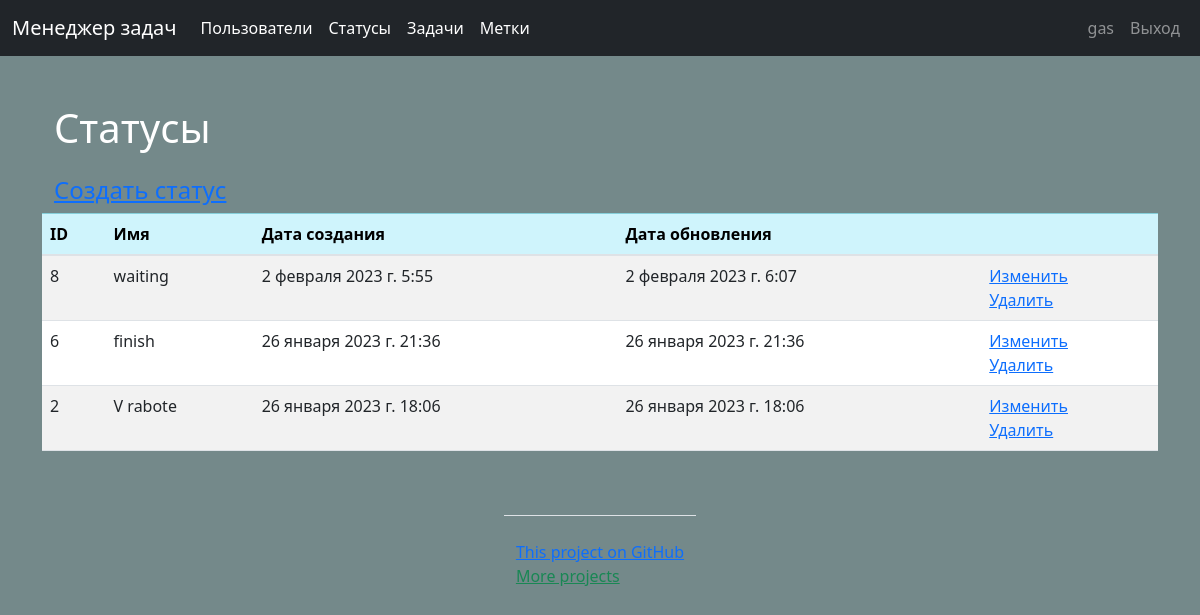
Page /statuses/ (signed in) on the committed database.
### users/models.py (models this page shows, shortened)
class Users(AbstractUser):
    class Meta:
        ordering = ['-date_joined']

### statuses/models.py (models this page shows, shortened)
class Status(models.Model):
    name = models.CharField(max_length=250, verbose_name=_('name'))
    created_at = models.DateTimeField(auto_now_add=True, null=True)
    update_at = models.DateTimeField(auto_now=True, null=True)
    class Meta:
        verbose_name = _("=Status=")
        verbose_name_plural = _("=Statuses=")
        ordering = ['-created_at']

### statuses/views.py (the view)
# urls.py: urlpatterns = [path('', StatusView.as_view(), name='statuses'),
class StatusView(StatusMixin, ListView):
    template_name = 'statuses/statuses.html'
    context_object_name = 'statuses'
    extra_context = {
        'title': _('Statuses'), 'btn_create': _('Create status'),
        'btn_update': _('Update'), 'btn_delete': _('Delete'),
        'id': _('ID'), 'name': _('Name'), 'create': _('Create date'),
        'update': _('Update date')
    }

### task_manager/mixins.py (called while the page is built)
    def dispatch(self, request, *args, **kwargs):
        if not request.user.is_authenticated:
            messages.error(self.request, _('You are not authorized! Please sign in.'))
            return redirect('user_login')
        return super().dispatch(request, *args, **kwargs)

### task_manager/templates/statuses/statuses.html (shortened to what this page needs)
{% extends 'base.html' %}
{% load bootstrap4 %}
{% load i18n %}
{% block content %}
<div class="container wrapper flex-grow-1">
    <h1 class="my-4">{{ title }}</h1>
    <h4><a href="{% url 'create_status' %}">{{ btn_create }}</a></h4>
</div>
<table class="table table-striped">
    <thead>
    <tr class="table-info">
        <th scope="col">{{id}}</th>
        <th scope="col">{{name}}</th>
        <th scope="col">{{create}}</th>
        <th scope="col">{{update}}</th>
        <th scope="col"></th>
    </tr>
    </thead>
    {% for s in statuses %}
    <tr>
        <td>{{s.id}}</td>
        <td>{{s.name}}</td>
        <td>{{s.created_at}}</td>
        <td>{{s.update_at}}</td>
        <td>
              <a  href="{% url 'update_status' s.pk %}">{{ btn_update }}</a>
            <br>
              <a  href="{% url 'delete_status' s.pk %}">{{btn_delete}}</a>
        </td>
    </tr>
    {% empty %}
    <li>Sorry, no data in this list.</li>
    {% endfor %}
</table>
{% endblock %}

### task_manager/templates/base.html (shortened to what this page needs)
<!doctype html>
{% load i18n %}
{% load static %}
{% load bootstrap4 %}
{% bootstrap_css %}
<html lang="en">
<head>
    <link href="https://cdn.jsdelivr.net/npm/bootstrap@5.3.0-alpha1/dist/css/bootstrap.min.css"
          rel="stylesheet"
>
</head>
<body class="d-flex flex-column min-vh-100 ">
<nav class="navbar navbar-expand-md navbar-dark bg-dark fixed-top">
    <div class="container-fluid">
        <a class="navbar-brand" href="{% url 'home' %}">{% translate 'Task manager' %}</a>
        <div class="collapse navbar-collapse" id="navbarsExampleDefault">
            <ul class="navbar-nav mr-auto">
                <li class="nav-item active">
                    <a class="nav-link" href="{% url 'users' %}">{% translate 'Users' %}
                        <span class="sr-only">(current)</span></a></li>
                {% if request.user.is_authenticated %}
                <li class="nav-item active">
                    <a class="nav-link" href="{% url 'statuses' %}">{% translate 'Statuses' %}
                        <span class="sr-only">(current)</span></a></li>
                <li class="nav-item active">
                    <a class="nav-link" href="{% url 'tasks' %}">{% translate 'Tasks' %}
                        <span class="sr-only">(current)</span></a></li>
                <li class="nav-item active">
                    <a class="nav-link" href="{% url 'labels' %}">{% translate 'Labels' %}
                        <span class="sr-only">(current)</span></a></li>
                {% endif %}
            </ul>
            <ul class="navbar-nav">
                {% if request.user.is_authenticated %}
                <li class="nav-item nav-link "> {{user.username}}</li>
                <li class="nav-item"><a class="nav-link" href="{% url 'user_logout' %}">
                    {% translate "Logout" %}</a></li>
                {% else %}
                <li class="nav-item"><a class="nav-link" href="{% url 'user_login' %}">
                    {% translate "Login" %}</a></li>
                <li class="nav-item"><a class="nav-link" href="{% url 'register' %}">
                    {% trans 'Registration' %}</a></li>
                {% endif %}
            </ul>
        </div>
    </div>
</nav>
<main role="main" class="container">
    {% block content %}
    {% endblock %}
</main>
<footer class=" mx-auto">
    <div class="container my-5 pt-4 border-top">
        <a class=".text-primary"
           target="_blank" href="https://github.com/Gas159/python-project-52">
            {% trans 'This project on GitHub' %}
        </a>
        <br>
        <a class="link-success .justify-content-center"
           target="_blank" href="https://github.com/Gas159">
            {% trans 'More projects' %}
        </a>
    </div>
</footer>
</body>
</html>

### task_manager/templates/base.html (style rules this page uses)
body { padding-top: 5rem; background-color: #74898a; color: white; }

### rows in the picture
Users: username "gas"
Status: id "8", name "waiting", created_at "2 февраля 2023 г. 5:55", update_at "2 февраля 2023 г. 6:07", btn_update "Изменить", btn_delete "Удалить"
Status: id "6", name "finish", created_at "26 января 2023 г. 21:36", update_at "26 января 2023 г. 21:36", btn_update "Изменить", btn_delete "Удалить"
Status: id "2", name "V rabote", created_at "26 января 2023 г. 18:06", update_at "26 января 2023 г. 18:06", btn_update "Изменить", btn_delete "Удалить"

### other values in the picture
{{ title }} "Статусы"
{{ btn_create }} "Создать статус"
{{ id }} "ID"
{{ name }} "Имя"
{{ create }} "Дата создания"
{{ update }} "Дата обновления"
